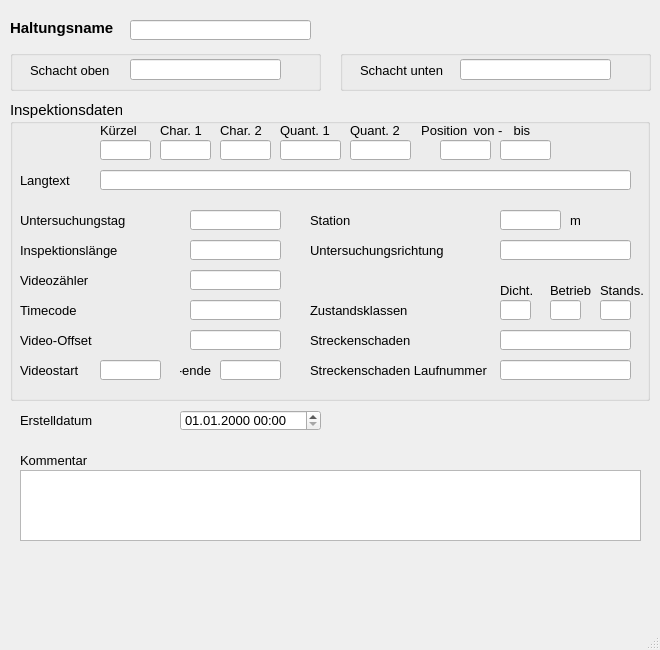
<?xml version="1.0" encoding="UTF-8"?>
<ui version="4.0">
 <class>MainWindow</class>
 <widget class="QMainWindow" name="MainWindow">
  <property name="geometry">
   <rect>
    <x>0</x>
    <y>0</y>
    <width>660</width>
    <height>650</height>
   </rect>
  </property>
  <property name="sizePolicy">
   <sizepolicy hsizetype="Preferred" vsizetype="Preferred">
    <horstretch>0</horstretch>
    <verstretch>0</verstretch>
   </sizepolicy>
  </property>
  <property name="minimumSize">
   <size>
    <width>660</width>
    <height>650</height>
   </size>
  </property>
  <property name="maximumSize">
   <size>
    <width>660</width>
    <height>650</height>
   </size>
  </property>
  <property name="baseSize">
   <size>
    <width>0</width>
    <height>0</height>
   </size>
  </property>
  <property name="font">
   <font>
    <family>Tahoma</family>
    <pointsize>10</pointsize>
   </font>
  </property>
  <property name="windowTitle">
   <string>MainWindow</string>
  </property>
  <widget class="QWidget" name="centralwidget">
   <widget class="QLabel" name="label">
    <property name="geometry">
     <rect>
      <x>10</x>
      <y>20</y>
      <width>131</width>
      <height>16</height>
     </rect>
    </property>
    <property name="font">
     <font>
      <family>Tahoma</family>
      <pointsize>11</pointsize>
      <weight>75</weight>
      <bold>true</bold>
     </font>
    </property>
    <property name="text">
     <string>Haltungsname</string>
    </property>
   </widget>
   <widget class="QLineEdit" name="untersuchhal">
    <property name="geometry">
     <rect>
      <x>130</x>
      <y>20</y>
      <width>181</width>
      <height>20</height>
     </rect>
    </property>
    <property name="font">
     <font>
      <family>Tahoma</family>
      <pointsize>10</pointsize>
     </font>
    </property>
    <property name="toolTip">
     <string>&lt;html&gt;&lt;head/&gt;&lt;body&gt;&lt;p&gt;Bezeichnung der untersuchten Haltung&lt;/p&gt;&lt;/body&gt;&lt;/html&gt;</string>
    </property>
    <property name="statusTip">
     <string>Bezeichnung der untersuchten Haltung</string>
    </property>
   </widget>
   <widget class="QGroupBox" name="groupBox_2">
    <property name="geometry">
     <rect>
      <x>10</x>
      <y>100</y>
      <width>640</width>
      <height>301</height>
     </rect>
    </property>
    <property name="font">
     <font>
      <family>Tahoma</family>
      <pointsize>11</pointsize>
     </font>
    </property>
    <property name="title">
     <string>Inspektionsdaten</string>
    </property>
    <widget class="QLineEdit" name="untersuchrichtung">
     <property name="geometry">
      <rect>
       <x>490</x>
       <y>140</y>
       <width>131</width>
       <height>20</height>
      </rect>
     </property>
     <property name="font">
      <font>
       <family>Tahoma</family>
       <pointsize>10</pointsize>
      </font>
     </property>
     <property name="toolTip">
      <string>&lt;html&gt;&lt;head/&gt;&lt;body&gt;&lt;p&gt;&lt;span style=&quot; font-size:10pt;&quot;&gt;Untersuchungsrichtung&lt;/span&gt;&lt;/p&gt;&lt;/body&gt;&lt;/html&gt;</string>
     </property>
    </widget>
    <widget class="QLabel" name="label_17">
     <property name="geometry">
      <rect>
       <x>300</x>
       <y>140</y>
       <width>151</width>
       <height>21</height>
      </rect>
     </property>
     <property name="font">
      <font>
       <family>Tahoma</family>
       <pointsize>10</pointsize>
      </font>
     </property>
     <property name="text">
      <string>Untersuchungsrichtung</string>
     </property>
    </widget>
    <widget class="QLabel" name="label_23">
     <property name="geometry">
      <rect>
       <x>90</x>
       <y>20</y>
       <width>151</width>
       <height>21</height>
      </rect>
     </property>
     <property name="font">
      <font>
       <family>Tahoma</family>
       <pointsize>10</pointsize>
      </font>
     </property>
     <property name="text">
      <string>Kürzel</string>
     </property>
    </widget>
    <widget class="QLabel" name="label_24">
     <property name="geometry">
      <rect>
       <x>150</x>
       <y>20</y>
       <width>51</width>
       <height>21</height>
      </rect>
     </property>
     <property name="font">
      <font>
       <family>Tahoma</family>
       <pointsize>10</pointsize>
      </font>
     </property>
     <property name="text">
      <string>Char. 1</string>
     </property>
    </widget>
    <widget class="QLabel" name="label_25">
     <property name="geometry">
      <rect>
       <x>210</x>
       <y>20</y>
       <width>51</width>
       <height>21</height>
      </rect>
     </property>
     <property name="font">
      <font>
       <family>Tahoma</family>
       <pointsize>10</pointsize>
      </font>
     </property>
     <property name="text">
      <string>Char. 2</string>
     </property>
    </widget>
    <widget class="QLabel" name="label_26">
     <property name="geometry">
      <rect>
       <x>270</x>
       <y>20</y>
       <width>61</width>
       <height>21</height>
      </rect>
     </property>
     <property name="font">
      <font>
       <family>Tahoma</family>
       <pointsize>10</pointsize>
      </font>
     </property>
     <property name="text">
      <string>Quant. 1</string>
     </property>
    </widget>
    <widget class="QLabel" name="label_27">
     <property name="geometry">
      <rect>
       <x>340</x>
       <y>20</y>
       <width>61</width>
       <height>21</height>
      </rect>
     </property>
     <property name="font">
      <font>
       <family>Tahoma</family>
       <pointsize>10</pointsize>
      </font>
     </property>
     <property name="text">
      <string>Quant. 2</string>
     </property>
    </widget>
    <widget class="QLabel" name="label_28">
     <property name="geometry">
      <rect>
       <x>300</x>
       <y>230</y>
       <width>161</width>
       <height>21</height>
      </rect>
     </property>
     <property name="font">
      <font>
       <family>Tahoma</family>
       <pointsize>10</pointsize>
      </font>
     </property>
     <property name="text">
      <string>Streckenschaden</string>
     </property>
    </widget>
    <widget class="QLabel" name="label_29">
     <property name="geometry">
      <rect>
       <x>300</x>
       <y>260</y>
       <width>211</width>
       <height>21</height>
      </rect>
     </property>
     <property name="font">
      <font>
       <family>Tahoma</family>
       <pointsize>10</pointsize>
      </font>
     </property>
     <property name="text">
      <string>Streckenschaden Laufnummer</string>
     </property>
    </widget>
    <widget class="QLineEdit" name="kuerzel">
     <property name="geometry">
      <rect>
       <x>90</x>
       <y>40</y>
       <width>51</width>
       <height>20</height>
      </rect>
     </property>
     <property name="font">
      <font>
       <family>Tahoma</family>
       <pointsize>10</pointsize>
      </font>
     </property>
     <property name="toolTip">
      <string>&lt;html&gt;&lt;head/&gt;&lt;body&gt;&lt;p&gt;&lt;span style=&quot; font-size:10pt;&quot;&gt;Schadenskürzel&lt;/span&gt;&lt;/p&gt;&lt;/body&gt;&lt;/html&gt;</string>
     </property>
    </widget>
    <widget class="QLineEdit" name="charakt1">
     <property name="geometry">
      <rect>
       <x>150</x>
       <y>40</y>
       <width>51</width>
       <height>20</height>
      </rect>
     </property>
     <property name="font">
      <font>
       <family>Tahoma</family>
       <pointsize>10</pointsize>
      </font>
     </property>
     <property name="toolTip">
      <string>&lt;html&gt;&lt;head/&gt;&lt;body&gt;&lt;p&gt;Zustandsdaten: Charakterisierung 1&lt;/p&gt;&lt;/body&gt;&lt;/html&gt;</string>
     </property>
     <property name="statusTip">
      <string>Zustandsdaten: Charakterisierung 1</string>
     </property>
    </widget>
    <widget class="QLineEdit" name="charakt2">
     <property name="geometry">
      <rect>
       <x>210</x>
       <y>40</y>
       <width>51</width>
       <height>20</height>
      </rect>
     </property>
     <property name="font">
      <font>
       <family>Tahoma</family>
       <pointsize>10</pointsize>
      </font>
     </property>
     <property name="toolTip">
      <string>&lt;html&gt;&lt;head/&gt;&lt;body&gt;&lt;p&gt;Zustandsdaten: Charakterisierung 2&lt;/p&gt;&lt;/body&gt;&lt;/html&gt;</string>
     </property>
     <property name="statusTip">
      <string>Zustandsdaten: Charakterisierung 2</string>
     </property>
    </widget>
    <widget class="QLineEdit" name="quantnr1">
     <property name="geometry">
      <rect>
       <x>270</x>
       <y>40</y>
       <width>61</width>
       <height>20</height>
      </rect>
     </property>
     <property name="font">
      <font>
       <family>Tahoma</family>
       <pointsize>10</pointsize>
      </font>
     </property>
     <property name="toolTip">
      <string>&lt;html&gt;&lt;head/&gt;&lt;body&gt;&lt;p&gt;Zustandsdaten: Quantifizierung 1&lt;/p&gt;&lt;/body&gt;&lt;/html&gt;</string>
     </property>
     <property name="statusTip">
      <string>Zustandsdaten: Quantifizierung 1</string>
     </property>
    </widget>
    <widget class="QLineEdit" name="quantnr2">
     <property name="geometry">
      <rect>
       <x>340</x>
       <y>40</y>
       <width>61</width>
       <height>20</height>
      </rect>
     </property>
     <property name="font">
      <font>
       <family>Tahoma</family>
       <pointsize>10</pointsize>
      </font>
     </property>
     <property name="toolTip">
      <string>&lt;html&gt;&lt;head/&gt;&lt;body&gt;&lt;p&gt;Zustandsdaten: Quantifizierung 2&lt;/p&gt;&lt;/body&gt;&lt;/html&gt;</string>
     </property>
     <property name="statusTip">
      <string>Zustandsdaten: Quantifizierung 2</string>
     </property>
    </widget>
    <widget class="QLineEdit" name="streckenschaden">
     <property name="geometry">
      <rect>
       <x>490</x>
       <y>230</y>
       <width>131</width>
       <height>20</height>
      </rect>
     </property>
     <property name="font">
      <font>
       <family>Tahoma</family>
       <pointsize>10</pointsize>
      </font>
     </property>
     <property name="toolTip">
      <string>&lt;html&gt;&lt;head/&gt;&lt;body&gt;&lt;p&gt;Kodierung&lt;/p&gt;&lt;/body&gt;&lt;/html&gt;</string>
     </property>
     <property name="statusTip">
      <string>Kodierung</string>
     </property>
    </widget>
    <widget class="QLineEdit" name="streckenschaden_lfdnr">
     <property name="geometry">
      <rect>
       <x>490</x>
       <y>260</y>
       <width>131</width>
       <height>20</height>
      </rect>
     </property>
     <property name="font">
      <font>
       <family>Tahoma</family>
       <pointsize>10</pointsize>
      </font>
     </property>
     <property name="toolTip">
      <string/>
     </property>
     <property name="statusTip">
      <string/>
     </property>
    </widget>
    <widget class="QLabel" name="label_18">
     <property name="geometry">
      <rect>
       <x>400</x>
       <y>20</y>
       <width>61</width>
       <height>21</height>
      </rect>
     </property>
     <property name="font">
      <font>
       <family>Tahoma</family>
       <pointsize>10</pointsize>
      </font>
     </property>
     <property name="text">
      <string>Position </string>
     </property>
     <property name="alignment">
      <set>Qt::AlignRight|Qt::AlignTrailing|Qt::AlignVCenter</set>
     </property>
    </widget>
    <widget class="QLineEdit" name="pos_von">
     <property name="geometry">
      <rect>
       <x>430</x>
       <y>40</y>
       <width>51</width>
       <height>20</height>
      </rect>
     </property>
     <property name="font">
      <font>
       <family>Tahoma</family>
       <pointsize>10</pointsize>
      </font>
     </property>
     <property name="toolTip">
      <string>&lt;html&gt;&lt;head/&gt;&lt;body&gt;&lt;p&gt;Zustandsdaten: Anfangswinkel als Zifferblattreferenz&lt;/p&gt;&lt;/body&gt;&lt;/html&gt;</string>
     </property>
     <property name="statusTip">
      <string>Zustandsdaten: Anfangswinkel als Zifferblattreferenz</string>
     </property>
    </widget>
    <widget class="QLineEdit" name="pos_bis">
     <property name="geometry">
      <rect>
       <x>490</x>
       <y>40</y>
       <width>51</width>
       <height>20</height>
      </rect>
     </property>
     <property name="font">
      <font>
       <family>Tahoma</family>
       <pointsize>10</pointsize>
      </font>
     </property>
     <property name="toolTip">
      <string>&lt;html&gt;&lt;head/&gt;&lt;body&gt;&lt;p&gt;Zustandsdaten: Endwinkel als Zifferblattreferenz&lt;/p&gt;&lt;/body&gt;&lt;/html&gt;</string>
     </property>
     <property name="statusTip">
      <string>Zustandsdaten: Endwinkel als Zifferblattreferenz</string>
     </property>
    </widget>
    <widget class="QLineEdit" name="station">
     <property name="geometry">
      <rect>
       <x>490</x>
       <y>110</y>
       <width>61</width>
       <height>20</height>
      </rect>
     </property>
     <property name="font">
      <font>
       <family>Tahoma</family>
       <pointsize>10</pointsize>
      </font>
     </property>
     <property name="toolTip">
      <string>&lt;html&gt;&lt;head/&gt;&lt;body&gt;&lt;p&gt;&lt;span style=&quot; font-size:10pt;&quot;&gt;Station entlang der Haltung&lt;/span&gt;&lt;/p&gt;&lt;/body&gt;&lt;/html&gt;</string>
     </property>
     <property name="statusTip">
      <string>Station entlang der Haltung</string>
     </property>
    </widget>
    <widget class="QLabel" name="label_34">
     <property name="geometry">
      <rect>
       <x>300</x>
       <y>110</y>
       <width>151</width>
       <height>21</height>
      </rect>
     </property>
     <property name="font">
      <font>
       <family>Tahoma</family>
       <pointsize>10</pointsize>
      </font>
     </property>
     <property name="text">
      <string>Station</string>
     </property>
    </widget>
    <widget class="QLabel" name="label_19">
     <property name="geometry">
      <rect>
       <x>10</x>
       <y>170</y>
       <width>151</width>
       <height>21</height>
      </rect>
     </property>
     <property name="font">
      <font>
       <family>Tahoma</family>
       <pointsize>10</pointsize>
      </font>
     </property>
     <property name="text">
      <string>Videozähler</string>
     </property>
    </widget>
    <widget class="QLabel" name="label_35">
     <property name="geometry">
      <rect>
       <x>10</x>
       <y>200</y>
       <width>151</width>
       <height>21</height>
      </rect>
     </property>
     <property name="font">
      <font>
       <family>Tahoma</family>
       <pointsize>10</pointsize>
      </font>
     </property>
     <property name="text">
      <string>Timecode</string>
     </property>
    </widget>
    <widget class="QLabel" name="label_21">
     <property name="geometry">
      <rect>
       <x>10</x>
       <y>230</y>
       <width>151</width>
       <height>21</height>
      </rect>
     </property>
     <property name="font">
      <font>
       <family>Tahoma</family>
       <pointsize>10</pointsize>
      </font>
     </property>
     <property name="text">
      <string>Video-Offset</string>
     </property>
    </widget>
    <widget class="QLineEdit" name="videozaehler">
     <property name="geometry">
      <rect>
       <x>180</x>
       <y>170</y>
       <width>91</width>
       <height>20</height>
      </rect>
     </property>
     <property name="font">
      <font>
       <family>Tahoma</family>
       <pointsize>10</pointsize>
      </font>
     </property>
     <property name="toolTip">
      <string/>
     </property>
     <property name="statusTip">
      <string/>
     </property>
    </widget>
    <widget class="QLineEdit" name="timecode">
     <property name="geometry">
      <rect>
       <x>180</x>
       <y>200</y>
       <width>91</width>
       <height>20</height>
      </rect>
     </property>
     <property name="font">
      <font>
       <family>Tahoma</family>
       <pointsize>10</pointsize>
      </font>
     </property>
     <property name="toolTip">
      <string/>
     </property>
     <property name="statusTip">
      <string/>
     </property>
    </widget>
    <widget class="QLineEdit" name="video_offset">
     <property name="geometry">
      <rect>
       <x>180</x>
       <y>230</y>
       <width>91</width>
       <height>20</height>
      </rect>
     </property>
     <property name="font">
      <font>
       <family>Tahoma</family>
       <pointsize>10</pointsize>
      </font>
     </property>
     <property name="toolTip">
      <string/>
     </property>
     <property name="statusTip">
      <string/>
     </property>
    </widget>
    <widget class="QLineEdit" name="inspektionslaenge">
     <property name="geometry">
      <rect>
       <x>180</x>
       <y>140</y>
       <width>91</width>
       <height>20</height>
      </rect>
     </property>
     <property name="font">
      <font>
       <family>Tahoma</family>
       <pointsize>10</pointsize>
      </font>
     </property>
     <property name="toolTip">
      <string>&lt;html&gt;&lt;head/&gt;&lt;body&gt;&lt;p&gt;[m]&lt;/p&gt;&lt;/body&gt;&lt;/html&gt;</string>
     </property>
     <property name="statusTip">
      <string>[m]</string>
     </property>
    </widget>
    <widget class="QLabel" name="label_61">
     <property name="geometry">
      <rect>
       <x>10</x>
       <y>110</y>
       <width>151</width>
       <height>21</height>
      </rect>
     </property>
     <property name="font">
      <font>
       <family>Tahoma</family>
       <pointsize>10</pointsize>
      </font>
     </property>
     <property name="text">
      <string>Untersuchungstag</string>
     </property>
    </widget>
    <widget class="QLineEdit" name="untersuchtag">
     <property name="geometry">
      <rect>
       <x>180</x>
       <y>110</y>
       <width>91</width>
       <height>20</height>
      </rect>
     </property>
     <property name="font">
      <font>
       <family>Tahoma</family>
       <pointsize>10</pointsize>
      </font>
     </property>
     <property name="toolTip">
      <string>&lt;html&gt;&lt;head/&gt;&lt;body&gt;&lt;p&gt;Datum&lt;/p&gt;&lt;/body&gt;&lt;/html&gt;</string>
     </property>
     <property name="statusTip">
      <string>Datum</string>
     </property>
    </widget>
    <widget class="QLabel" name="label_20">
     <property name="geometry">
      <rect>
       <x>10</x>
       <y>140</y>
       <width>151</width>
       <height>21</height>
      </rect>
     </property>
     <property name="font">
      <font>
       <family>Tahoma</family>
       <pointsize>10</pointsize>
      </font>
     </property>
     <property name="text">
      <string>Inspektionslänge</string>
     </property>
    </widget>
    <widget class="QLabel" name="label_2">
     <property name="geometry">
      <rect>
       <x>560</x>
       <y>110</y>
       <width>47</width>
       <height>21</height>
      </rect>
     </property>
     <property name="font">
      <font>
       <family>Tahoma</family>
       <pointsize>10</pointsize>
      </font>
     </property>
     <property name="text">
      <string>m</string>
     </property>
    </widget>
    <widget class="QLabel" name="label_36">
     <property name="geometry">
      <rect>
       <x>300</x>
       <y>200</y>
       <width>111</width>
       <height>21</height>
      </rect>
     </property>
     <property name="font">
      <font>
       <family>Tahoma</family>
       <pointsize>10</pointsize>
      </font>
     </property>
     <property name="text">
      <string>Zustandsklassen</string>
     </property>
    </widget>
    <widget class="QLabel" name="label_37">
     <property name="geometry">
      <rect>
       <x>540</x>
       <y>180</y>
       <width>41</width>
       <height>21</height>
      </rect>
     </property>
     <property name="font">
      <font>
       <family>Tahoma</family>
       <pointsize>10</pointsize>
      </font>
     </property>
     <property name="text">
      <string>Betrieb</string>
     </property>
    </widget>
    <widget class="QLineEdit" name="ZD">
     <property name="geometry">
      <rect>
       <x>490</x>
       <y>200</y>
       <width>31</width>
       <height>20</height>
      </rect>
     </property>
     <property name="font">
      <font>
       <family>Tahoma</family>
       <pointsize>10</pointsize>
      </font>
     </property>
     <property name="toolTip">
      <string>&lt;html&gt;&lt;head/&gt;&lt;body&gt;&lt;p&gt;&lt;span style=&quot; font-size:10pt;&quot;&gt;Max. Zustandsklasse Dichtheit&lt;/span&gt;&lt;/p&gt;&lt;/body&gt;&lt;/html&gt;</string>
     </property>
     <property name="statusTip">
      <string>Max. Zustandsklasse Dichtheit</string>
     </property>
    </widget>
    <widget class="QLineEdit" name="ZB">
     <property name="geometry">
      <rect>
       <x>540</x>
       <y>200</y>
       <width>31</width>
       <height>20</height>
      </rect>
     </property>
     <property name="font">
      <font>
       <family>Tahoma</family>
       <pointsize>10</pointsize>
      </font>
     </property>
     <property name="toolTip">
      <string>&lt;html&gt;&lt;head/&gt;&lt;body&gt;&lt;p&gt;&lt;span style=&quot; font-size:10pt;&quot;&gt;Max. Zustandsklasse Betriebssicherheit&lt;/span&gt;&lt;/p&gt;&lt;/body&gt;&lt;/html&gt;</string>
     </property>
     <property name="statusTip">
      <string>Max. Zustandsklasse Betriebssicherheit</string>
     </property>
    </widget>
    <widget class="QLabel" name="label_38">
     <property name="geometry">
      <rect>
       <x>590</x>
       <y>180</y>
       <width>51</width>
       <height>21</height>
      </rect>
     </property>
     <property name="font">
      <font>
       <family>Tahoma</family>
       <pointsize>10</pointsize>
      </font>
     </property>
     <property name="text">
      <string>Stands.</string>
     </property>
    </widget>
    <widget class="QLineEdit" name="ZS">
     <property name="geometry">
      <rect>
       <x>590</x>
       <y>200</y>
       <width>31</width>
       <height>20</height>
      </rect>
     </property>
     <property name="font">
      <font>
       <family>Tahoma</family>
       <pointsize>10</pointsize>
      </font>
     </property>
     <property name="toolTip">
      <string>&lt;html&gt;&lt;head/&gt;&lt;body&gt;&lt;p&gt;Max. Zustandsklasse Standsicherheit&lt;/p&gt;&lt;/body&gt;&lt;/html&gt;</string>
     </property>
     <property name="statusTip">
      <string>Max. Zustandsklasse Standsicherheit</string>
     </property>
    </widget>
    <widget class="QLabel" name="label_39">
     <property name="geometry">
      <rect>
       <x>490</x>
       <y>180</y>
       <width>41</width>
       <height>21</height>
      </rect>
     </property>
     <property name="font">
      <font>
       <family>Tahoma</family>
       <pointsize>10</pointsize>
      </font>
     </property>
     <property name="text">
      <string>Dicht.</string>
     </property>
    </widget>
    <widget class="QLabel" name="label_30">
     <property name="geometry">
      <rect>
       <x>500</x>
       <y>20</y>
       <width>41</width>
       <height>21</height>
      </rect>
     </property>
     <property name="font">
      <font>
       <family>Tahoma</family>
       <pointsize>10</pointsize>
      </font>
     </property>
     <property name="text">
      <string> bis</string>
     </property>
    </widget>
    <widget class="QLabel" name="label_40">
     <property name="geometry">
      <rect>
       <x>460</x>
       <y>20</y>
       <width>51</width>
       <height>21</height>
      </rect>
     </property>
     <property name="font">
      <font>
       <family>Tahoma</family>
       <pointsize>10</pointsize>
      </font>
     </property>
     <property name="text">
      <string> von -</string>
     </property>
    </widget>
    <widget class="QLineEdit" name="langtext">
     <property name="geometry">
      <rect>
       <x>90</x>
       <y>70</y>
       <width>531</width>
       <height>20</height>
      </rect>
     </property>
     <property name="font">
      <font>
       <family>Tahoma</family>
       <pointsize>10</pointsize>
      </font>
     </property>
     <property name="toolTip">
      <string>&lt;html&gt;&lt;head/&gt;&lt;body&gt;&lt;p&gt;Zustandsbeschreibung Langtext&lt;/p&gt;&lt;/body&gt;&lt;/html&gt;</string>
     </property>
     <property name="statusTip">
      <string>Zustandsbeschreibung Langtext</string>
     </property>
    </widget>
    <widget class="QLabel" name="label_52">
     <property name="geometry">
      <rect>
       <x>10</x>
       <y>70</y>
       <width>61</width>
       <height>21</height>
      </rect>
     </property>
     <property name="font">
      <font>
       <family>Tahoma</family>
       <pointsize>10</pointsize>
      </font>
     </property>
     <property name="text">
      <string>Langtext</string>
     </property>
    </widget>
    <widget class="QLabel" name="label_33">
     <property name="geometry">
      <rect>
       <x>10</x>
       <y>260</y>
       <width>81</width>
       <height>21</height>
      </rect>
     </property>
     <property name="font">
      <font>
       <family>Tahoma</family>
       <pointsize>10</pointsize>
      </font>
     </property>
     <property name="text">
      <string>Videostart</string>
     </property>
    </widget>
    <widget class="QLineEdit" name="video_start">
     <property name="geometry">
      <rect>
       <x>90</x>
       <y>260</y>
       <width>61</width>
       <height>20</height>
      </rect>
     </property>
     <property name="font">
      <font>
       <family>Tahoma</family>
       <pointsize>10</pointsize>
      </font>
     </property>
     <property name="toolTip">
      <string>&lt;html&gt;&lt;head/&gt;&lt;body&gt;&lt;p&gt;Beginn der Videoreferenz&lt;/p&gt;&lt;/body&gt;&lt;/html&gt;</string>
     </property>
     <property name="statusTip">
      <string>Beginn der Videoreferenz</string>
     </property>
    </widget>
    <widget class="QLabel" name="label_41">
     <property name="geometry">
      <rect>
       <x>170</x>
       <y>260</y>
       <width>31</width>
       <height>21</height>
      </rect>
     </property>
     <property name="font">
      <font>
       <family>Tahoma</family>
       <pointsize>10</pointsize>
      </font>
     </property>
     <property name="text">
      <string>-ende</string>
     </property>
     <property name="alignment">
      <set>Qt::AlignRight|Qt::AlignTrailing|Qt::AlignVCenter</set>
     </property>
    </widget>
    <widget class="QLineEdit" name="video_ende">
     <property name="geometry">
      <rect>
       <x>210</x>
       <y>260</y>
       <width>61</width>
       <height>20</height>
      </rect>
     </property>
     <property name="font">
      <font>
       <family>Tahoma</family>
       <pointsize>10</pointsize>
      </font>
     </property>
     <property name="toolTip">
      <string>&lt;html&gt;&lt;head/&gt;&lt;body&gt;&lt;p&gt;Ende der Videoreferenz&lt;/p&gt;&lt;/body&gt;&lt;/html&gt;</string>
     </property>
     <property name="statusTip">
      <string>Ende der Videoreferenz</string>
     </property>
    </widget>
   </widget>
   <widget class="QgsDateTimeEdit" name="createdat">
    <property name="geometry">
     <rect>
      <x>180</x>
      <y>410</y>
      <width>141</width>
      <height>21</height>
     </rect>
    </property>
    <property name="font">
     <font>
      <family>Tahoma</family>
      <pointsize>10</pointsize>
     </font>
    </property>
    <property name="currentSection">
     <enum>QDateTimeEdit::DaySection</enum>
    </property>
    <property name="displayFormat">
     <string>dd.MM.yyyy HH:mm</string>
    </property>
   </widget>
   <widget class="QLabel" name="label_71">
    <property name="geometry">
     <rect>
      <x>20</x>
      <y>410</y>
      <width>151</width>
      <height>21</height>
     </rect>
    </property>
    <property name="text">
     <string>Erstelldatum</string>
    </property>
   </widget>
   <widget class="QTextEdit" name="kommentar">
    <property name="geometry">
     <rect>
      <x>20</x>
      <y>470</y>
      <width>621</width>
      <height>71</height>
     </rect>
    </property>
    <property name="font">
     <font>
      <family>Tahoma</family>
      <pointsize>10</pointsize>
     </font>
    </property>
    <property name="toolTip">
     <string>&lt;html&gt;&lt;head/&gt;&lt;body&gt;&lt;p&gt;Platz für zusätzliche Kommentare&lt;/p&gt;&lt;/body&gt;&lt;/html&gt;</string>
    </property>
    <property name="statusTip">
     <string>Platz für zusätzliche Kommentare</string>
    </property>
   </widget>
   <widget class="QLabel" name="label_22">
    <property name="geometry">
     <rect>
      <x>20</x>
      <y>450</y>
      <width>81</width>
      <height>21</height>
     </rect>
    </property>
    <property name="font">
     <font>
      <family>Tahoma</family>
      <pointsize>10</pointsize>
     </font>
    </property>
    <property name="text">
     <string>Kommentar</string>
    </property>
   </widget>
   <widget class="QGroupBox" name="groupBox_3">
    <property name="geometry">
     <rect>
      <x>340</x>
      <y>50</y>
      <width>311</width>
      <height>41</height>
     </rect>
    </property>
    <property name="font">
     <font>
      <family>Tahoma</family>
      <pointsize>11</pointsize>
     </font>
    </property>
    <property name="title">
     <string/>
    </property>
    <widget class="QLabel" name="label_9">
     <property name="geometry">
      <rect>
       <x>20</x>
       <y>10</y>
       <width>91</width>
       <height>21</height>
      </rect>
     </property>
     <property name="font">
      <font>
       <family>Tahoma</family>
       <pointsize>10</pointsize>
      </font>
     </property>
     <property name="text">
      <string>Schacht unten</string>
     </property>
    </widget>
    <widget class="QLineEdit" name="schunten">
     <property name="geometry">
      <rect>
       <x>120</x>
       <y>9</y>
       <width>151</width>
       <height>21</height>
      </rect>
     </property>
     <property name="font">
      <font>
       <family>Tahoma</family>
       <pointsize>10</pointsize>
      </font>
     </property>
     <property name="toolTip">
      <string>&lt;html&gt;&lt;head/&gt;&lt;body&gt;&lt;p&gt;Name des unteren Schachts&lt;/p&gt;&lt;/body&gt;&lt;/html&gt;</string>
     </property>
     <property name="statusTip">
      <string>Name des unteren Schachts</string>
     </property>
    </widget>
   </widget>
   <widget class="QGroupBox" name="groupBox">
    <property name="geometry">
     <rect>
      <x>10</x>
      <y>50</y>
      <width>311</width>
      <height>41</height>
     </rect>
    </property>
    <property name="font">
     <font>
      <family>Tahoma</family>
      <pointsize>11</pointsize>
     </font>
    </property>
    <property name="title">
     <string/>
    </property>
    <widget class="QLabel" name="label_3">
     <property name="geometry">
      <rect>
       <x>20</x>
       <y>10</y>
       <width>91</width>
       <height>21</height>
      </rect>
     </property>
     <property name="font">
      <font>
       <family>Tahoma</family>
       <pointsize>10</pointsize>
      </font>
     </property>
     <property name="text">
      <string>Schacht oben</string>
     </property>
    </widget>
    <widget class="QLineEdit" name="schoben">
     <property name="geometry">
      <rect>
       <x>120</x>
       <y>9</y>
       <width>151</width>
       <height>21</height>
      </rect>
     </property>
     <property name="font">
      <font>
       <family>Tahoma</family>
       <pointsize>10</pointsize>
      </font>
     </property>
     <property name="toolTip">
      <string>&lt;html&gt;&lt;head/&gt;&lt;body&gt;&lt;p&gt;Name des oberen Schachts&lt;/p&gt;&lt;/body&gt;&lt;/html&gt;</string>
     </property>
     <property name="statusTip">
      <string>Name des oberen Schachts</string>
     </property>
    </widget>
   </widget>
  </widget>
  <widget class="QMenuBar" name="menubar">
   <property name="geometry">
    <rect>
     <x>0</x>
     <y>0</y>
     <width>660</width>
     <height>22</height>
    </rect>
   </property>
  </widget>
  <widget class="QStatusBar" name="statusbar"/>
 </widget>
 <customwidgets>
  <customwidget>
   <class>QgsDateTimeEdit</class>
   <extends>QDateTimeEdit</extends>
   <header>qgsdatetimeedit.h</header>
  </customwidget>
 </customwidgets>
 <tabstops>
  <tabstop>untersuchhal</tabstop>
  <tabstop>untersuchrichtung</tabstop>
  <tabstop>createdat</tabstop>
  <tabstop>kommentar</tabstop>
 </tabstops>
 <resources/>
 <connections/>
</ui>
